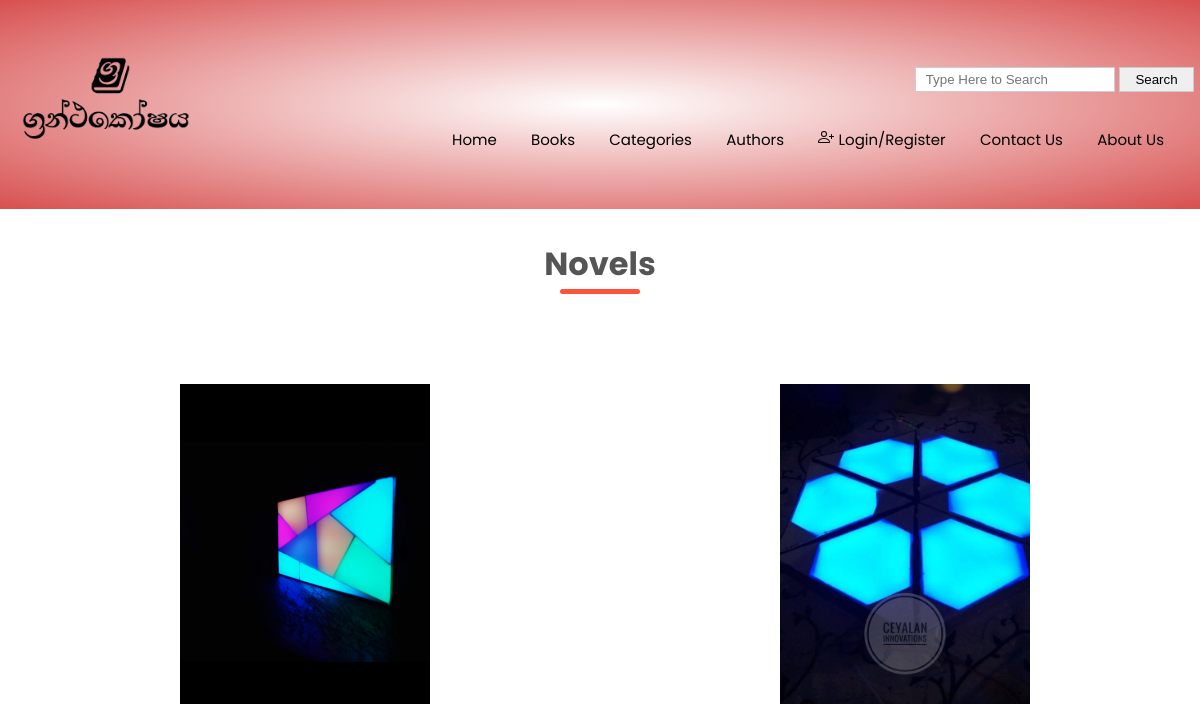
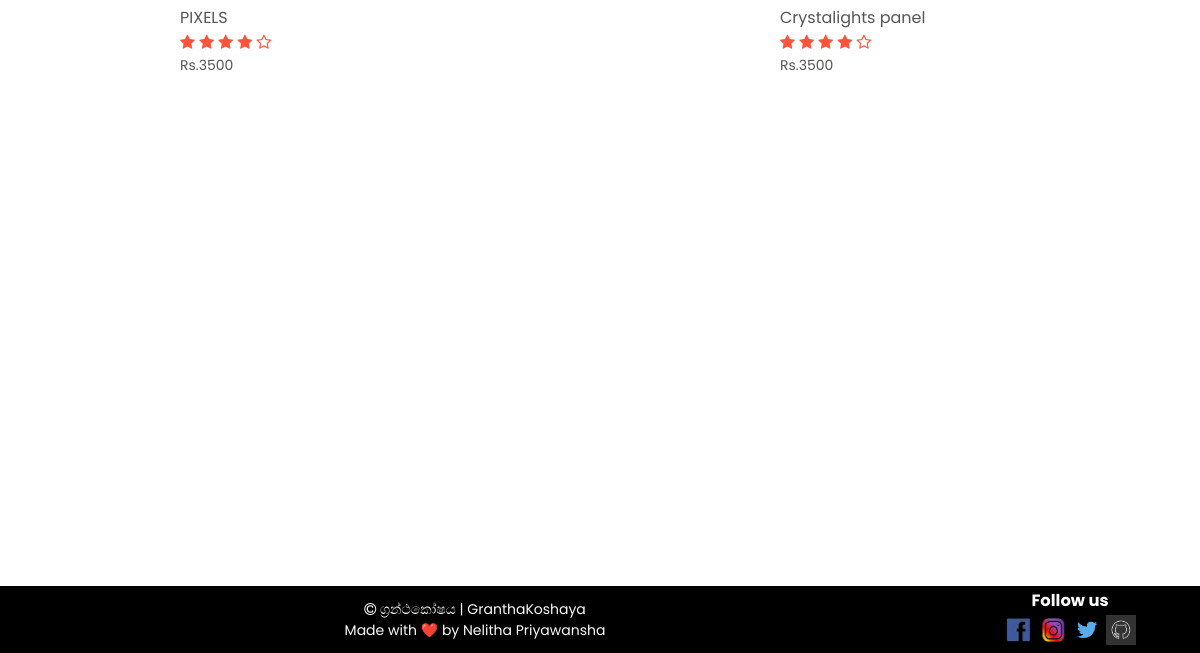
The page /category-details.php?category=Novels on the database as committed earlier (2 pictures, top to bottom).
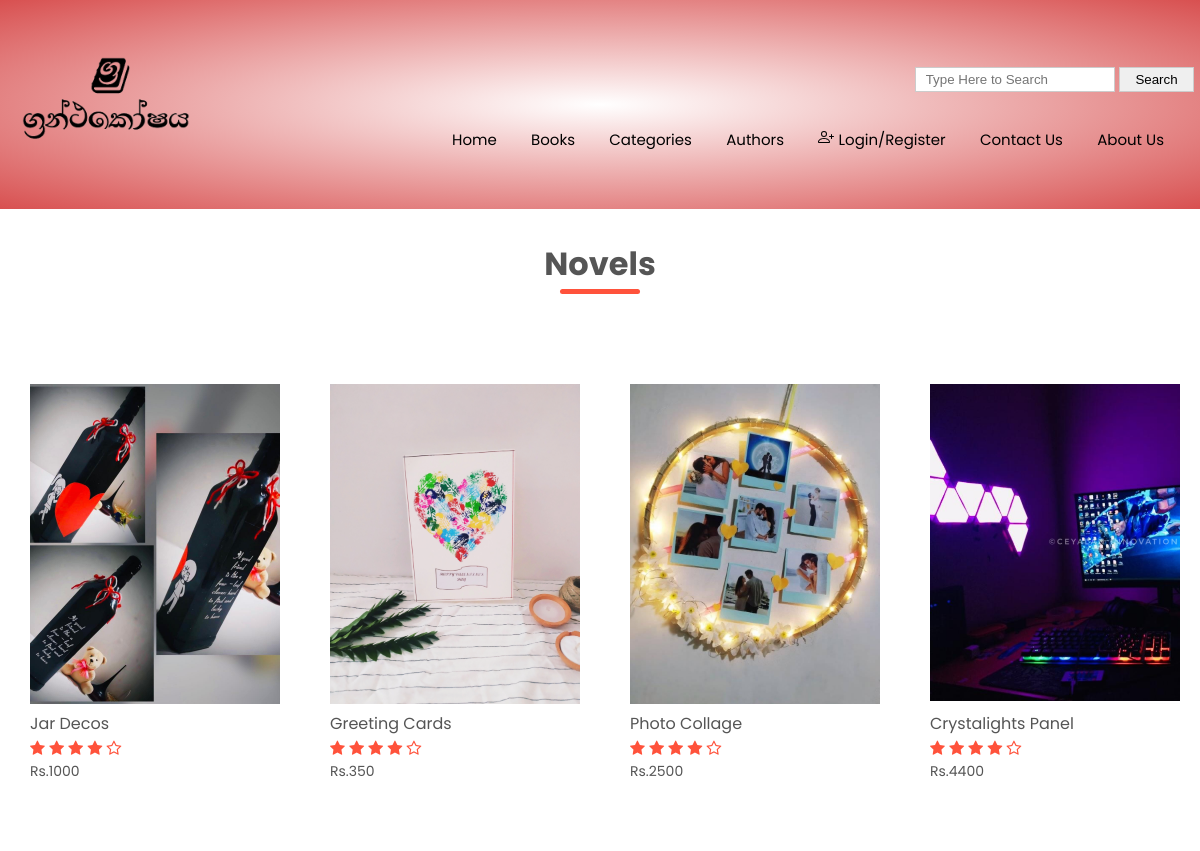
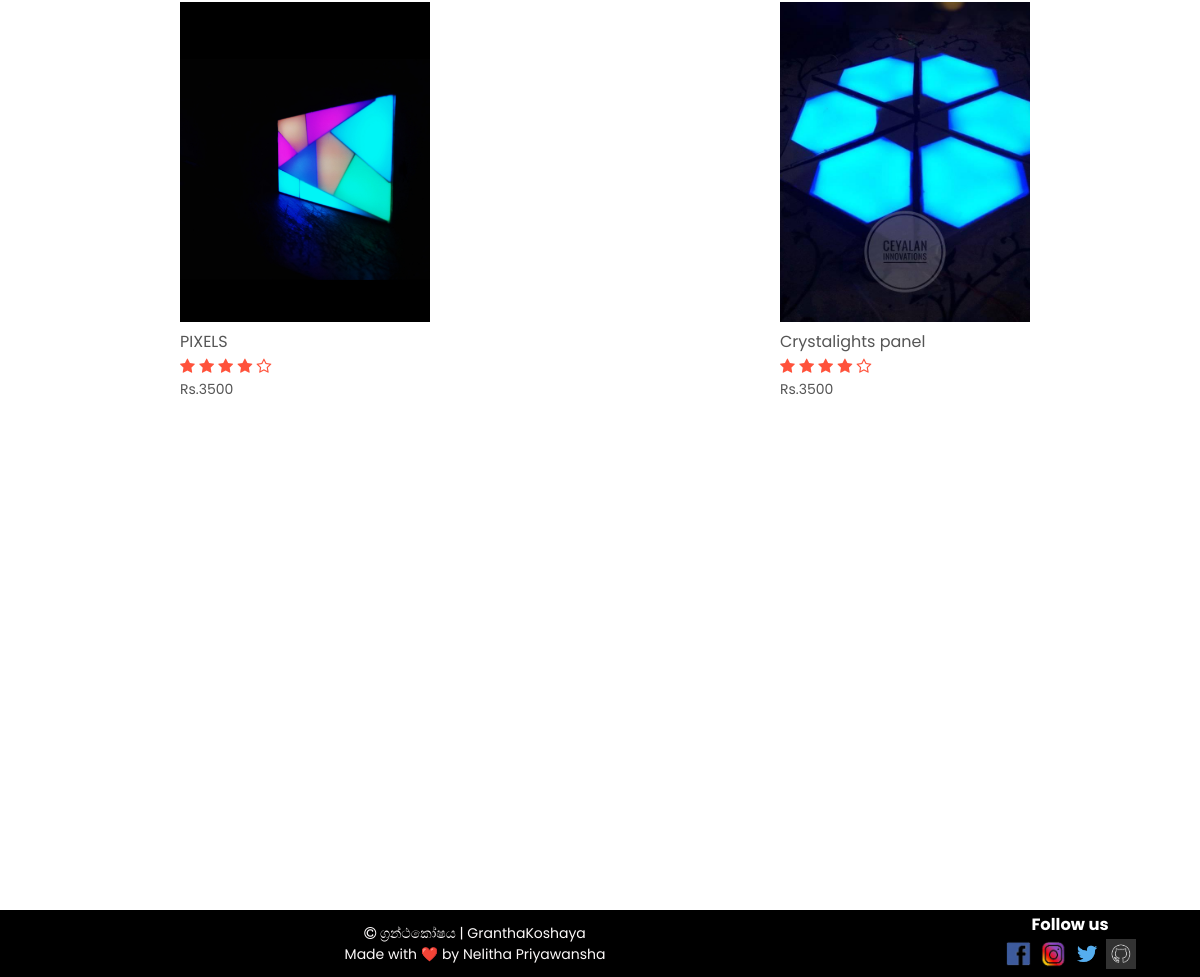
The same page on the database as committed later (2 pictures, top to bottom).
### tables this page shows
CREATE TABLE `product` (
  `id` int(11) NOT NULL,
  `name` varchar(100) DEFAULT NULL,
  `description` varchar(500) DEFAULT NULL,
  `category` varchar(50) DEFAULT NULL,
  `cat_id` int(11) DEFAULT NULL,
  `Author` varchar(11) DEFAULT NULL,
  `Author_ID` int(11) DEFAULT NULL,
  `stars` int(11) DEFAULT NULL,
  `price` double DEFAULT NULL,
  `offer` int(11) DEFAULT NULL,
  `iqty` int(11) DEFAULT NULL,
  `company_id` int(11) DEFAULT NULL,
  `img` varchar(100) DEFAULT NULL,
  `ebook` varchar(100) DEFAULT NULL
);

### category-details.php (the view, shortened to what this page needs)
<!DOCTYPE html>
<html lang="en">
<head>
    <link rel="stylesheet" href="style.css" />
    <link rel="stylesheet" href="https://stackpath.bootstrapcdn.com/font-awesome/4.7.0/css/font-awesome.min.css" />
</head>
<body>
    <div class="header">
        <div class="container">
            <?php include_once("components/header.php");?>
        </div>
    </div>
    <br>
    <div class="title">
        <h1><?php echo $_GET['category'];?></h1>
    </div>
    <?php
global $db;
$query = "SELECT p.id,p.img,p.name,p.stars,p.price FROM category c,product p where c.cat_id=p.cat_id AND c.cat_name='".$_GET['category']."'";
$result = mysqli_query($db,$query);
$count=0;
echo'<div class="row">';
while($row = mysqli_fetch_assoc($result)){
    $back_path = explode("images",$row["img"]);
    $pid=$row["id"];
    echo'
    <div class="col-4" style="padding-left: 30px;">
    <a href="product-details.php?productid='.$pid.'">
        <img src="images' . $back_path[1].'" alt="image" style="
                height:320px;
                object-fit: cover;
                width:250px;
                "/>
    </a>
    <h4>'.$row['name'].'</h4>
    <div class="rating">
        <i class="fa fa-star"></i>
        <i class="fa fa-star"></i>
        <i class="fa fa-star"></i>
        <i class="fa fa-star"></i>
        <i class="fa fa-star-o"></i>
    </div>
    <p>Rs.'.$row['price'].'</p>
</div>';
$count++;
if (
    $count % 4==0
)
{
    echo'</div><div class="row">';
}
}
echo'</div>';
?>
    <div style="height:300px !important;"></div>
    <?php include_once("components/footer.php");?>
</body>
</html>

Rows that differ between the two databases and show on the page:
now on this page (row edited): product: img (picture), name "Jar Decos", price "1000"
now on this page (row edited): product: img (picture), name "Greeting Cards", price "350"
now on this page (row edited): product: img (picture), name "Photo Collage", price "2500"
now on this page (row edited): product: img (picture), name "Crystalights Panel", price "4400"
